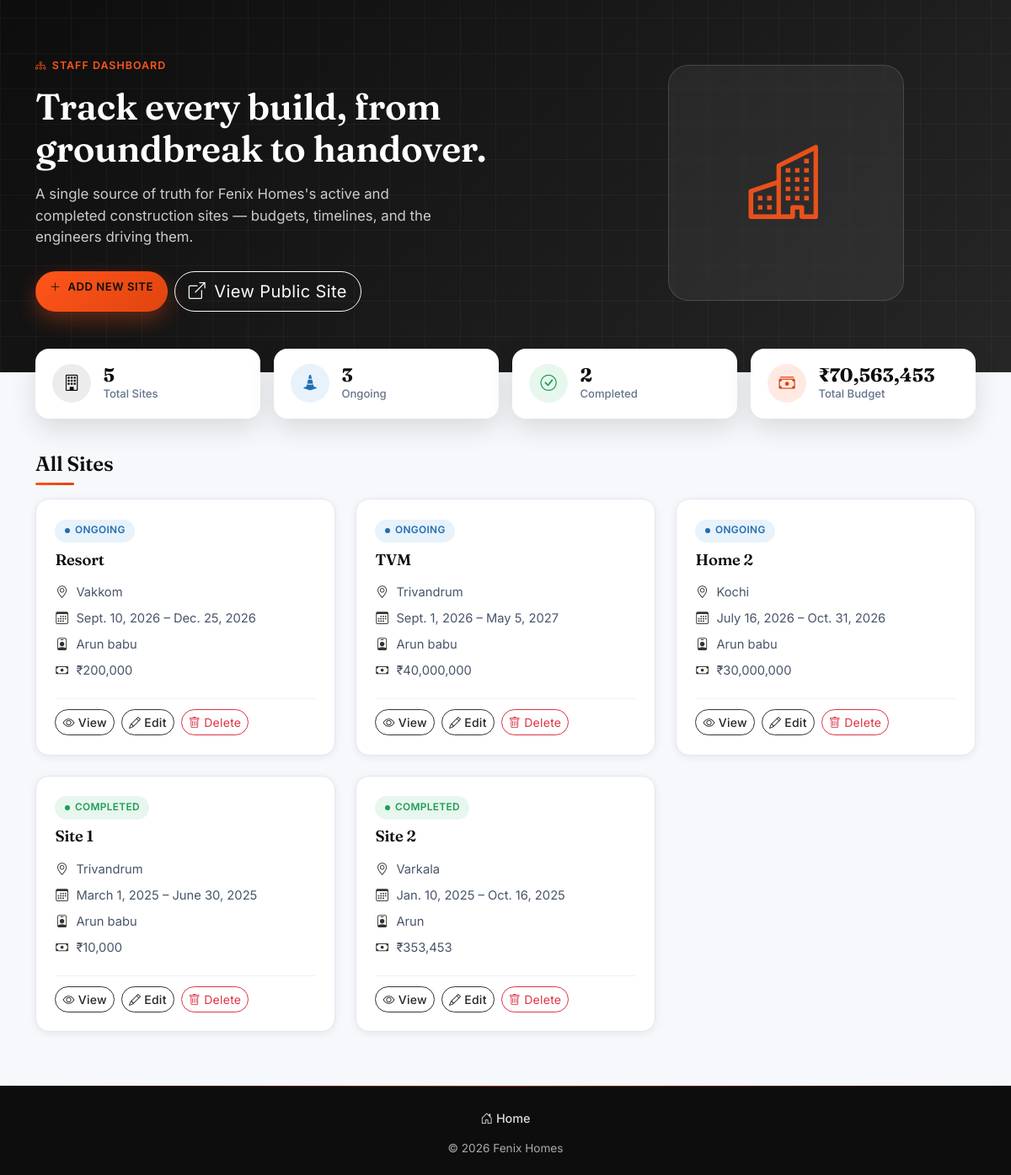
The page /dashboard/ (signed in) on the database its author committed.
### sites/models.py (models this page shows, shortened)
class ConsructionSite(models.Model):
    name = models.CharField(max_length=255)
    location = models.CharField(max_length=255)
    start_date = models.DateField()
    end_date = models.DateField(null=True, blank=True)
    budget = models.DecimalField(max_digits=30, decimal_places=10)
    engineer_incharge = models.CharField(max_length=100)
    remarks = models.TextField(blank=True)
    @property
    def status(self):
        today = datetime.date.today()
        if self.end_date and self.end_date < today:
            return "Completed"
        if self.start_date and self.start_date > today:
            return "Planned"
        return "Ongoing"

### sites/views.py (the view)
# urls.py: path('dashboard/', views.site_list, name='list_sites'),
@staff_required
def site_list(request):
    sites = ConsructionSite.objects.all().order_by('-start_date')
    context = {'sites': sites}
    context.update(_site_stats(sites))
    return render(request, 'sites/site_list.html', context)

### sites/views.py (called while the page is built)
def _site_stats(sites):
    total_sites = sites.count()
    ongoing = sum(1 for s in sites if s.status == 'Ongoing')
    completed = sum(1 for s in sites if s.status == 'Completed')
    planned = sum(1 for s in sites if s.status == 'Planned')
    total_budget = sites.aggregate(total=Sum('budget'))['total'] or 0
    return {
        'total_sites': total_sites,
        'ongoing': ongoing,
        'completed': completed,
        'planned': planned,
        'total_budget': total_budget,
    }

### sites/templates/sites/site_list.html (shortened to what this page needs)
{% extends 'sites/base.html' %}
{% load humanize %}
{% block content %}
<section class="fx-hero">
    <div class="container">
        <div class="row align-items-center gy-4">
            <div class="col-lg-7">
                <p class="fx-eyebrow"><i class="bi bi-diagram-3"></i> Staff Dashboard</p>
                <h1>Track every build, from groundbreak to handover.</h1>
                <p class="fx-hero-sub">A single source of truth for Fenix Homes's active and completed construction sites — budgets, timelines, and the engineers driving them.</p>
                <div class="d-flex flex-wrap gap-2">
                    <a href="{% url 'site_create' %}" class="btn btn-amber btn-lg">
                        <i class="bi bi-plus-lg me-1"></i> Add New Site
                    </a>
                    <a href="{% url 'home' %}" class="btn btn-outline-light btn-lg">
                        <i class="bi bi-box-arrow-up-right me-1"></i> View Public Site
                    </a>
                </div>
            </div>
            <div class="col-lg-5">
                <div class="fx-hero-card">
                    <i class="bi bi-buildings"></i>
                </div>
            </div>
        </div>
    </div>
</section>
<section class="container fx-stats">
    <div class="row g-3">
        <div class="col-6 col-lg-3">
            <div class="fx-stat-card">
                <div class="fx-stat-icon bg-navy"><i class="bi bi-building"></i></div>
                <div>
                    <div class="fx-stat-value">{{ total_sites }}</div>
                    <div class="fx-stat-label">Total Sites</div>
                </div>
            </div>
        </div>
        <div class="col-6 col-lg-3">
            <div class="fx-stat-card">
                <div class="fx-stat-icon bg-blue"><i class="bi bi-cone-striped"></i></div>
                <div>
                    <div class="fx-stat-value">{{ ongoing }}</div>
                    <div class="fx-stat-label">Ongoing</div>
                </div>
            </div>
        </div>
        <div class="col-6 col-lg-3">
            <div class="fx-stat-card">
                <div class="fx-stat-icon bg-green"><i class="bi bi-check-circle"></i></div>
                <div>
                    <div class="fx-stat-value">{{ completed }}</div>
                    <div class="fx-stat-label">Completed</div>
                </div>
            </div>
        </div>
        <div class="col-6 col-lg-3">
            <div class="fx-stat-card">
                <div class="fx-stat-icon bg-amber"><i class="bi bi-cash-stack"></i></div>
                <div>
                    <div class="fx-stat-value">&#8377;{{ total_budget|floatformat:0|intcomma }}</div>
                    <div class="fx-stat-label">Total Budget</div>
                </div>
            </div>
        </div>
    </div>
</section>
<section class="container fx-sites">
    <div class="d-flex justify-content-between align-items-end mb-3 flex-wrap gap-2">
        <h2 class="fx-section-title mb-0">All Sites</h2>
    </div>
    {% if sites %}
        <div class="row g-4">
            {% for site in sites %}
                <div class="col-md-6 col-lg-4">
                    <div class="fx-card h-100">
                        <div class="fx-card-top">
                            <span class="fx-badge fx-badge-{{ site.status|lower }}">{{ site.status }}</span>
                        </div>
                        <h5 class="fx-card-title">
                            <a href="{% url 'site_detail' site.id %}">{{ site.name }}</a>
                        </h5>
                        <ul class="fx-meta-list">
                            <li><i class="bi bi-geo-alt"></i> {{ site.location }}</li>
                            <li>
                                <i class="bi bi-calendar3"></i>
                                {{ site.start_date }}{% if site.end_date %} &ndash; {{ site.end_date }}{% endif %}
                            </li>
                            <li><i class="bi bi-person-badge"></i> {{ site.engineer_incharge }}</li>
                            <li><i class="bi bi-cash"></i> &#8377;{{ site.budget|floatformat:0|intcomma }}</li>
                        </ul>
                        <div class="fx-card-actions">
                            <a href="{% url 'site_detail' site.id %}" class="btn btn-outline-navy btn-sm">
                                <i class="bi bi-eye"></i> View
                            </a>
                            <a href="{% url 'site_update' site.pk %}" class="btn btn-outline-navy btn-sm">
                                <i class="bi bi-pencil"></i> Edit
                            </a>
                            <a href="{% url 'site_delete' site.pk %}" class="btn btn-outline-danger btn-sm">
                                <i class="bi bi-trash"></i> Delete
                            </a>
                        </div>
                    </div>
                </div>
            {% endfor %}
        </div>
    {% endif %}
</section>
{% endblock %}

### rows shown on the page
ConsructionSite: status "ONGOING", name "Resort", location "Vakkom", start_date "Sept. 10, 2026", end_date "Dec. 25, 2026", engineer_incharge "Arun babu", budget "200,000"
ConsructionSite: status "ONGOING", name "TVM", location "Trivandrum", start_date "Sept. 1, 2026", end_date "May 5, 2027", engineer_incharge "Arun babu", budget "40,000,000"
ConsructionSite: status "ONGOING", name "Home 2", location "Kochi", start_date "July 16, 2026", end_date "Oct. 31, 2026", engineer_incharge "Arun babu", budget "30,000,000"
ConsructionSite: status "COMPLETED", name "Site 1", location "Trivandrum", start_date "March 1, 2025", end_date "June 30, 2025", engineer_incharge "Arun babu", budget "10,000"
ConsructionSite: status "COMPLETED", name "Site 2", location "Varkala", start_date "Jan. 10, 2025", end_date "Oct. 16, 2025", engineer_incharge "Arun", budget "353,453"

### other values the page prints
{{ total_sites }} "5"
{{ ongoing }} "3"
{{ completed }} "2"
{{ total_budget|floatformat:0|intcomma }} "70,563,453"
